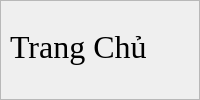
        <widget class="QFrame" name="header_area">
         <property name="sizePolicy">
          <sizepolicy hsizetype="Preferred" vsizetype="Preferred">
           <horstretch>0</horstretch>
           <verstretch>1</verstretch>
          </sizepolicy>
         </property>
         <property name="styleSheet">
          <string notr="true"/>
         </property>
         <property name="frameShape">
          <enum>QFrame::Shape::Box</enum>
         </property>
         <property name="frameShadow">
          <enum>QFrame::Shadow::Raised</enum>
         </property>
         <property name="lineWidth">
          <number>0</number>
         </property>
         <property name="midLineWidth">
          <number>1</number>
         </property>
         <layout class="QHBoxLayout" name="horizontalLayout_3">
          <property name="spacing">
           <number>0</number>
          </property>
          <property name="leftMargin">
           <number>9</number>
          </property>
          <property name="topMargin">
           <number>0</number>
          </property>
          <property name="rightMargin">
           <number>0</number>
          </property>
          <item>
           <widget class="QWidget" name="search" native="true">
            <property name="sizePolicy">
             <sizepolicy hsizetype="Preferred" vsizetype="Preferred">
              <horstretch>10</horstretch>
              <verstretch>0</verstretch>
             </sizepolicy>
            </property>
            <property name="autoFillBackground">
             <bool>false</bool>
            </property>
            <layout class="QVBoxLayout" name="verticalLayout_6">
             <property name="spacing">
              <number>0</number>
             </property>
             <property name="leftMargin">
              <number>0</number>
             </property>
             <property name="topMargin">
              <number>5</number>
             </property>
             <property name="rightMargin">
              <number>0</number>
             </property>
             <property name="bottomMargin">
              <number>0</number>
             </property>
             <item>
              <widget class="QLabel" name="label_3">
               <property name="font">
                <font>
                 <family>Times New Roman</family>
                 <pointsize>24</pointsize>
                </font>
               </property>
               <property name="autoFillBackground">
                <bool>false</bool>
               </property>
               <property name="styleSheet">
                <string notr="true"/>
               </property>
               <property name="text">
                <string>Trang Chủ</string>
               </property>
              </widget>
             </item>
            </layout>
           </widget>
          </item>
          <item>
           <widget class="QWidget" name="profile" native="true">
            <property name="sizePolicy">
             <sizepolicy hsizetype="Preferred" vsizetype="Preferred">
              <horstretch>0</horstretch>
              <verstretch>0</verstretch>
             </sizepolicy>
            </property>
            <property name="minimumSize">
             <size>
              <width>40</width>
              <height>40</height>
             </size>
            </property>
            <property name="sizeIncrement">
             <size>
              <width>0</width>
              <height>0</height>
             </size>
            </property>
            <property name="styleSheet">
             <string notr="true"/>
            </property>
            <layout class="QVBoxLayout" name="verticalLayout_5">
             <property name="spacing">
              <number>0</number>
             </property>
             <property name="leftMargin">
              <number>0</number>
             </property>
             <property name="topMargin">
              <number>0</number>
             </property>
             <property name="rightMargin">
              <number>0</number>
             </property>
             <property name="bottomMargin">
              <number>0</number>
             </property>
             <item>
              <widget class="QLabel" name="label_2">
               <property name="sizePolicy">
                <sizepolicy hsizetype="Maximum" vsizetype="Maximum">
                 <horstretch>1</horstretch>
                 <verstretch>1</verstretch>
                </sizepolicy>
               </property>
               <property name="minimumSize">
                <size>
                 <width>0</width>
                 <height>0</height>
                </size>
               </property>
               <property name="maximumSize">
                <size>
                 <width>60</width>
                 <height>37</height>
                </size>
               </property>
               <property name="sizeIncrement">
                <size>
                 <width>0</width>
                 <height>0</height>
                </size>
               </property>
               <property name="baseSize">
                <size>
                 <width>0</width>
                 <height>0</height>
                </size>
               </property>
               <property name="font">
                <font>
                 <pointsize>11</pointsize>
                </font>
               </property>
               <property name="autoFillBackground">
                <bool>false</bool>
               </property>
               <property name="styleSheet">
                <string notr="true"/>
               </property>
               <property name="frameShape">
                <enum>QFrame::Shape::NoFrame</enum>
               </property>
               <property name="text">
                <string/>
               </property>
               <property name="textFormat">
                <enum>Qt::TextFormat::AutoText</enum>
               </property>
               <property name="pixmap">
                <pixmap resource="../resources.qrc">:/images/ui/images/vecteezy_user-icon-on-transparent-background_19879186-80x80.png</pixmap>
               </property>
               <property name="scaledContents">
                <bool>true</bool>
               </property>
              </widget>
             </item>
            </layout>
           </widget>
          </item>
         </layout>
        </widget>
